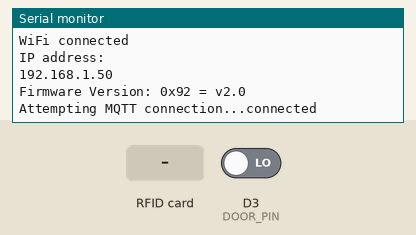
This sketch was run on a simulated ESP8266 (NodeMCU). Parts: the last lines printed to the serial monitor. Inputs (shaded band) come from the test bench; at power-on: D3 (DOOR_PIN) LOW. WiFi joins after 1.5 s; servers stay silent unless stated; random numbers use the default seed unless the sketch sets one; no MQTT or app messages arrive unless stated.

Above: at 2.7 s.
2.8 s: D3 (DOOR_PIN) driven HIGH
At 3.9 s:
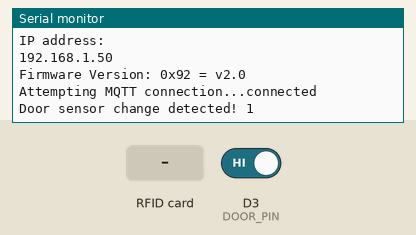
4.3 s: RFID card 22 53 F9 34 held to the reader
At 5.5 s:
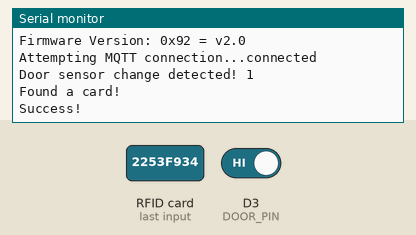
5.8 s: D3 (DOOR_PIN) driven LOW
At 7.0 s:
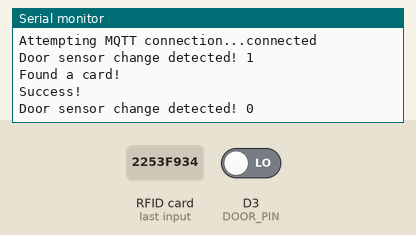
7.3 s: RFID card 5E 7A 19 C4 held to the reader
At 10.8 s:
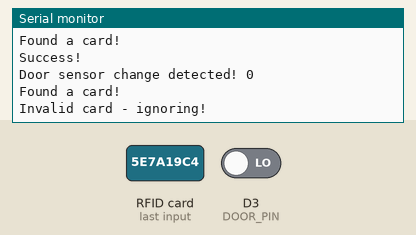

Measured:
- after the input at 2.8 s, the serial monitor: prints a new line at once (image 1)
- after the input at 4.3 s, the serial monitor: prints a new line at once (image 2)
- after the input at 5.8 s, the serial monitor: prints a new line at once (image 3)
- after the input at 7.3 s, the serial monitor: prints a new line after 2.0 s (image 4)

The sketch:

nodemcu-door.ino
```cpp
#include <ESP8266WiFi.h>
#include <PubSubClient.h>
#include "vars.h"

#define DOOR_PIN D3

const char* wifiHostname = "nodemcu-frontdoor";
const char* mqttTopicPrefix = "frontdoor/";
const int enabledRfid = 1;

int doorVal = 0;
WiFiClient espClient;
PubSubClient mqttClient(espClient);

void setup() {
  pinMode(DOOR_PIN, INPUT);
  Serial.begin(74880);
  setupWifi();
  mqttClient.setServer(mqttServer, 1883);
  if (enabledRfid) setupRfid();
}

void setupWifi() {
  delay(10);
  // We start by connecting to a WiFi network
  Serial.println();
  Serial.print("Connecting to ");
  Serial.println(wifiSsid);

  WiFi.mode(WIFI_STA);
  WiFi.hostname(wifiHostname);
  WiFi.begin(wifiSsid, wifiPassword);

  while (WiFi.status() != WL_CONNECTED) {
    delay(500);
    Serial.print(".");
  }

  randomSeed(micros());

  Serial.println("");
  Serial.println("WiFi connected");
  Serial.println("IP address: ");
  Serial.println(WiFi.localIP());
}

void reconnectMQTT() {
  // Loop until we're reconnected
  while (!mqttClient.connected()) {
    Serial.print("Attempting MQTT connection...");
    // Create a random client ID
    String clientId = "ESP8266Client-";
    clientId += String(random(0xffff), HEX);
    // Attempt to connect
    if (mqttClient.connect(clientId.c_str())) {
      Serial.println("connected");
    } else {
      Serial.print("failed, rc=");
      Serial.print(mqttClient.state());
      Serial.println(" try again in 5 seconds");
      // Wait 5 seconds before retrying
      delay(5000);
    }
  }
}


void publish2MQTT(char* topicPostfix, const char* payload) {
  char topic[100];

  strcpy( topic, mqttTopicPrefix );
  strcat( topic, topicPostfix );
  mqttClient.publish(topic, payload);
}

void checkDoor() {
  int newDoorVal = digitalRead(DOOR_PIN);
  if (newDoorVal != doorVal) {
    Serial.print("Door sensor change detected! ");
    Serial.print(newDoorVal);
    Serial.println();
    // state change!
    doorVal = newDoorVal;
    const char* state = newDoorVal == HIGH ? "open" : "closed";
    publish2MQTT("door", state);
  }
}

void loop() {

  if (!mqttClient.connected()) {
    reconnectMQTT();
  }
  mqttClient.loop();

  checkDoor();

  if (enabledRfid) loopRfid();
}
```

rfid.ino
```cpp
#include <SPI.h>
#include <MFRC522.h>

#define RST_PIN         D1          // Configurable, see typical pin layout above
#define SS_PIN          D2         // Configurable, see typical pin layout above

MFRC522 mfrc522(SS_PIN, RST_PIN);  // Create MFRC522 instance

unsigned long previousMillis = 0;
const long clearDelay = 60000;
const long minInterval = 5000;

void setupRfid() {
  SPI.begin();      // Init SPI bus
  mfrc522.PCD_Init();   // Init MFRC522
  delay(4);       // Optional delay. Some board do need more time after init to be ready, see Readme
  mfrc522.PCD_DumpVersionToSerial();  // Show details of PCD - MFRC522 Card Reader details
}

void loopRfid() {
  unsigned long currentMillis = millis();
  if (previousMillis != 0 && currentMillis - previousMillis >= clearDelay) {
      Serial.println("Clearing last card state!");
      publish2MQTT("rfid", "");
      previousMillis = 0;
  }
  if (previousMillis != 0 && currentMillis - previousMillis <= minInterval) {
      return;
  }

  // Reset the loop if no new card present on the sensor/reader. This saves the entire process when idle.
  if ( ! mfrc522.PICC_IsNewCardPresent()) {
    return;
  }

  // Select one of the cards
  if ( ! mfrc522.PICC_ReadCardSerial()) {
    return;
  }
  Serial.println("Found a card!");

  String cardUID = "";
  for (byte i = 0; i < mfrc522.uid.size; i++)
    cardUID += String(mfrc522.uid.uidByte[i], HEX);

  if (cardUID == "2253f934" || cardUID == "1930efb8") {
    Serial.println("Success!");
    publish2MQTT("rfid", "success");
    previousMillis = currentMillis;
  } else {
    Serial.println("Invalid card - ignoring!");
  }

  // Sleep after a successful read to prevent re-reading the same card many times

}
```

vars.h
```cpp
extern const char* wifiSsid =  "Unknown";
extern const char* wifiPassword =  "Unknown";
extern const char* mqttServer =  "Unknown";
```
